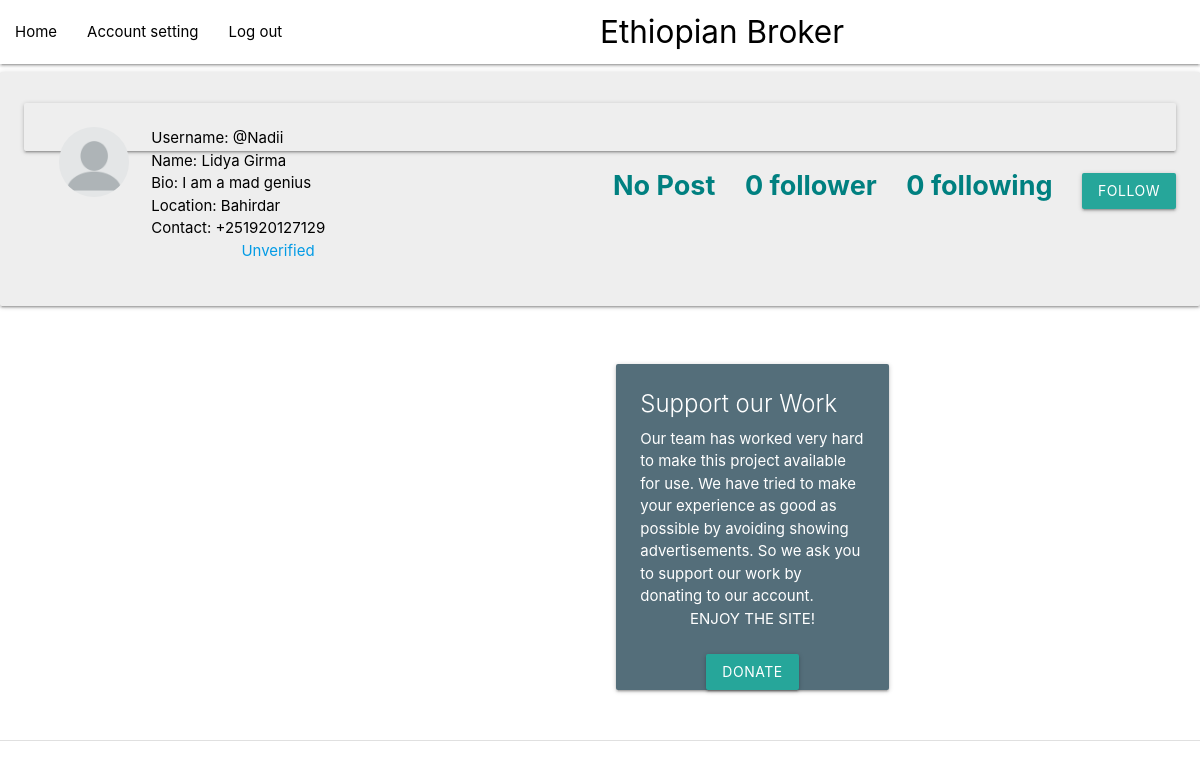
The app's page /profile/Nadii (signed in) with its own data.
### core/models.py (models this page shows, shortened)
class Profile(models.Model):
    user = models.ForeignKey(User, on_delete=models.CASCADE)
    first_name=models.TextField(max_length=100)
    last_name=models.TextField(max_length=100)
    id_user = models.IntegerField()
    bio = models.TextField(blank=True)
    profileimg = models.ImageField(upload_to='profile_images', default='blank-profile-picture.png')
    location = models.CharField(max_length=100, blank=True)
    phonenumber=models.IntegerField(null=True)

### core/views.py (the view)
# urls.py: path('profile/<str:pk>', views.profile, name='profile'),
@login_required(login_url='signin')
def profile(request, pk):
    user_object = User.objects.get(username=pk)
    user_profile = Profile.objects.get(user=user_object)
    user_posts = Post.objects.filter(user=pk)
    user_post_length = len(user_posts)
    follower = request.user.username
    user = pk
    if FollowersCount.objects.filter(follower=follower, user=user).first():
        button_text = 'Unfollow'
    else:
        button_text = 'Follow'
    user_followers = len(FollowersCount.objects.filter(user=pk))
    user_following = len(FollowersCount.objects.filter(follower=pk))
    context = {
        'user_object': user_object,
        'user_profile': user_profile,
        'user_posts': user_posts,
        'user_post_length': user_post_length,
        'button_text': button_text,
        'user_followers': user_followers,
        'user_following': user_following,
    }
    return render(request, 'profile.html', context)

### templates/profile.html (shortened to what this page needs)
{% load static %}
<!DOCTYPE html>
<html lang="en">
<head>
    <link rel="stylesheet" href="{% static 'assets/css/materialize.css' %}">
	<link rel="stylesheet" href="{% static 'assets/css/materialize.min.css' %}">
</head>
<body bgcolor="white">
	<nav>
		<div class="nav-wrapper white" >
			<div class="center-align">
		  <a href="#" class="brand-logo  black-text">Ethiopian Broker</a>
			</div>
		  <div class="right-align">
		  <ul >
			<li><a href="/" class="black-text">Home</a></li>
			<li><a href="/settings" class="black-text">Account setting</a></li>
			<li><a href="/signin" class="black-text">Log out</a></li>
		  </ul>
		</div>
	</div>
	  </nav>
	  <div class="row ">
        <div class="card-panel grey lighten-3">
			<div class="row ">
				<div class="card-panel grey lighten-3">
            <div class="col s1">
              <img src={{user_profile.profileimg.url}} alt="" class="circle responsive-img">
            </div>
            <div class="col s3">
              <span class="black-text">
                Username: @{{user_profile.user.username}}<br> Name: {{user_profile.first_name}} {{user_profile.last_name}}<br>
				Bio: {{user_profile.bio}} <br> Location: {{user_profile.location}}<br> Contact: +251{{user_profile.phonenumber}}<br>
				<div class="actiion center-align">
					<a href="/subscribe">Unverified</a>
              </span>
            </div>
          </div>
        </div>
<div class="right-align">
	  <form action="/follow" method="POST">
		<div class="add-btn">
			<div class="flex flex-col items-center justify-between lg:flex-row max-w-6xl mx-auto lg:space-y-0 space-y-3">
		{% if user_post_length == 0 %}
		<span style="color: teal; font-size: 27px;"><b>No Post</b></span>&nbsp; &nbsp;&nbsp; &nbsp;
		{% elif user_post_length == 1 %}
		<span style="color: teal; font-size: 27px;  " ><b>{{user_post_length}} Post </b></span>&nbsp; &nbsp;&nbsp; &nbsp;
		{% else %}
		<span style="color: Teal; font-size: 27px;"><b>{{user_post_length}} Posts</b></span>&nbsp; &nbsp;&nbsp; &nbsp;
		{% endif %}
		{% if user_followers == 0 or user_followers == 1 %}
		<span style="color: Teal; font-size: 27px; "><b>  {{user_followers}} follower</b></span>&nbsp; &nbsp;&nbsp; &nbsp;
		{% else %}
		<span style="color: Teal; font-size: 27px; "><b>  {{user_followers}} followers</b></span>&nbsp; &nbsp;&nbsp; &nbsp;
		{% endif %}
		<span style="color: teal; font-size: 27px; "><b>{{user_following}} following</b></span>&nbsp; &nbsp;&nbsp; &nbsp;
		{% if user_object.username == user.username %}
		{% else %}
		<button type="submit" class="waves-effect waves-light btn">{{button_text}}</button>
		{% endif %}
		</div>
	</div>
		</div>
</div>
</div>
	  <table width="100%" height="100%"><tr><td width="50%">
	  </td><td width="50%">
		<div class="row">
			<div class="col s12 m6">
			  <div class="card blue-grey darken-1">
				<div class="card-content white-text">
				  <span class="card-title">Support our Work</span>
				  <p>Our team has worked very hard to make this project available for use.
					We have tried to make your experience as good as possible by avoiding showing advertisements.
					So we ask you to support our work by donating to our account.
					  <div class="center-align"> ENJOY THE SITE! </div>
				  </p>
				</div>
				<div class="card-action; center-align">
					<a class="waves-effect waves-light btn" href="/subscribe">Donate</a>
				</div>
			  </div>
			</div>
			</div>
	</td></tr></table>
</body>
</html>

### records on screen
Profile: profileimg (placeholder picture), user.username "Nadii", first_name "Lidya", last_name "Girma", bio "I am a mad genius", location "Bahirdar", phonenumber "920127129"

### other values on screen
{{ user_followers }} "0"
{{ user_following }} "0"
{{ button_text }} "FOLLOW"
